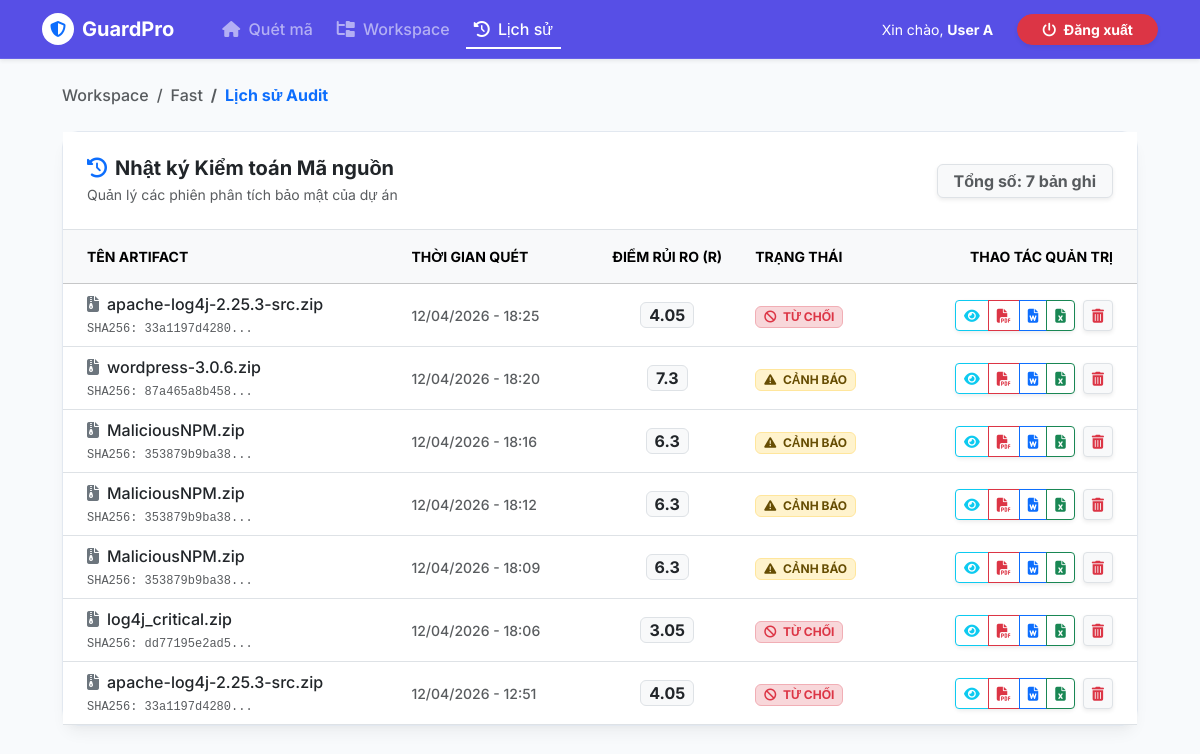
The page /project/1/history (signed in) on the database its author committed.
### security_gate/database/models.py (models this page shows)
class User(Base):
    __tablename__ = "users"
    id = Column(Integer, primary_key=True, index=True)
    email = Column(String, unique=True, index=True)
    hashed_password = Column(String)
    full_name = Column(String)
    is_active = Column(Boolean, default=True)
    role = Column(Enum(UserRole), default=UserRole.MEMBER)
    org_id = Column(Integer, ForeignKey("organizations.id"), index=True)
    organization = relationship("Organization", back_populates="users")
    projects_created = relationship(
        "Project",
        back_populates="creator",
        foreign_keys="[Project.creator_id]"
    )

class Project(Base):
    __tablename__ = "projects"
    id = Column(Integer, primary_key=True, index=True)
    name = Column(String, index=True)
    description = Column(String)
    organization_id = Column(Integer, ForeignKey("organizations.id"), index=True)
    owner_id = Column(Integer, ForeignKey("users.id"), index=True)
    creator_id = Column(Integer, ForeignKey("users.id")) # Đã xóa phần khai báo trùng lặp
    is_deleted = Column(Boolean, default=False)
    created_at = Column(DateTime, server_default=func.now())
    organization = relationship("Organization", back_populates="projects")
    owner = relationship("User", foreign_keys=[owner_id])
    creator = relationship("User", foreign_keys=[creator_id], back_populates="projects_created")
    scan_reports = relationship("ScanReport", back_populates="project")

class ScanReport(Base):
    __tablename__ = "scan_reports"
    id = Column(Integer, primary_key=True, index=True)
    project_id = Column(Integer, ForeignKey("projects.id"), index=True)
    artifact_name = Column(String)
    hash_sha256 = Column(String)
    score_cv = Column(Integer)
    score_cm = Column(Integer)
    score_ci = Column(Integer)
    score_cl = Column(Integer)
    final_score = Column(Integer)
    decision = Column(String)
    scan_date = Column(DateTime, server_default=func.now())
    is_deleted = Column(Boolean, default=False)
    project = relationship("Project", back_populates="scan_reports")

### security_gate/api/ui_routes.py (the view)
@router.get("/project/{project_id}/history", response_class=HTMLResponse)
async def project_history_page(request: Request, project_id: int, db: Session = Depends(get_db)):
    try:
        user_id = request.session.get("user_id")
        if not user_id:
            return RedirectResponse(url="/login", status_code=status.HTTP_303_SEE_OTHER)
        current_user = db.query(User).filter(User.id == user_id).first()
        if not current_user:
            return RedirectResponse(url="/login", status_code=status.HTTP_303_SEE_OTHER)
        project = db.query(Project).filter(Project.id == project_id, Project.is_deleted == False).first()
        if not project:
            return RedirectResponse(url="/management", status_code=status.HTTP_303_SEE_OTHER)
        if current_user.role in ["admin", UserRole.ADMIN]:
            if project.organization_id != current_user.org_id:
                return RedirectResponse(url="/management?error=idor_blocked", status_code=status.HTTP_303_SEE_OTHER)
        else:
            if project.owner_id != current_user.id and project.creator_id != current_user.id:
                return RedirectResponse(url="/management?error=idor_blocked", status_code=status.HTTP_303_SEE_OTHER)
        scan_history = db.query(ScanReport).filter(ScanReport.project_id == project_id).filter(ScanReport.is_deleted == False).order_by(ScanReport.scan_date.desc()).all()
        return templates.TemplateResponse("history.html", {
            "request": request,
            "project": project,
            "scan_history": scan_history,
            "user": current_user
        })
    except Exception as e:
        error_trace = traceback.format_exc()
        logging.error(f"CRITICAL ERROR in /history: \n{error_trace}")
        return HTMLResponse(
            content=f"<h2>Lỗi Backend: {str(e)}</h2><pre>{error_trace}</pre>",
            status_code=500
        )

### security_gate/templates/history.html (shortened to what this page needs)
<!DOCTYPE html>
<html lang="vi">
<head>
    <link href="https://cdn.jsdelivr.net/npm/bootstrap@5.3.2/dist/css/bootstrap.min.css" rel="stylesheet">
    <link rel="stylesheet" href="https://cdnjs.cloudflare.com/ajax/libs/font-awesome/6.4.0/css/all.min.css">
</head>
<body data-logged-in="{% if user %}true{% else %}false{% endif %}">
    <nav class="navbar navbar-expand-lg navbar-dark navbar-custom shadow-sm sticky-top">
        <div class="container-lg">
            <a class="navbar-brand fw-bold d-flex align-items-center" href="/">
                <div class="bg-white rounded-circle p-1 me-2 d-flex align-items-center justify-content-center" style="width: 32px; height: 32px;">
                    <i class="fa-solid fa-shield-halved text-primary fs-6"></i>
                </div>
                GuardPro
            </a>
            <div class="collapse navbar-collapse" id="navMenu">
                <ul class="navbar-nav me-auto mb-2 mb-lg-0 ms-lg-4 gap-2">
                    <li class="nav-item">
                        <a class="nav-link fw-medium" href="/project/{{ project.id }}"><i class="fa-solid fa-house me-1"></i> Quét mã</a>
                    </li>
                    <li class="nav-item">
                        <a class="nav-link fw-medium" href="/management"><i class="fa-solid fa-folder-tree me-1"></i> Workspace</a>
                    </li>
                    <li class="nav-item">
                        <a class="nav-link active fw-medium" href="/project/{{ project.id }}/history"><i class="fa-solid fa-clock-rotate-left me-1"></i> Lịch sử</a>
                    </li>
                </ul>
                <div class="d-flex gap-2">
                    {% if user %}
                        <span class="text-white me-3 small align-self-center d-none d-md-inline">Xin chào, <strong>{{ user.full_name or user.email }}</strong></span>
                        <a href="/logout" class="btn btn-danger btn-sm px-4 fw-bold rounded-pill shadow-sm"><i class="fa-solid fa-power-off me-1"></i> Đăng xuất</a>
                    {% else %}
                        <a href="/login" class="btn btn-outline-light btn-sm px-4 fw-bold rounded-pill">Đăng nhập</a>
                        <a href="/register" class="btn btn-light btn-sm px-4 fw-bold rounded-pill" style="color: var(--brand-primary);">Đăng ký</a>
                    {% endif %}
                </div>
            </div>
        </div>
    </nav>
    <main class="container-lg mt-4 mb-5" style="max-width: 1100px;">
        <nav aria-label="breadcrumb" class="mb-4">
            <ol class="breadcrumb small fw-medium">
                <li class="breadcrumb-item"><a href="/management" class="text-decoration-none text-muted">Workspace</a></li>
                <li class="breadcrumb-item"><a href="/project/{{ project.id }}" class="text-decoration-none text-muted">{{ project.name }}</a></li>
                <li class="breadcrumb-item text-primary fw-bold" aria-current="page">Lịch sử Audit</li>
            </ol>
        </nav>
        <div class="saas-card mt-4 mb-5">
            <div class="card-header bg-white p-4 border-bottom d-flex justify-content-between align-items-center">
                <div>
                    <h5 class="fw-bold mb-1 text-dark"><i class="fa-solid fa-clock-rotate-left me-2 text-primary"></i>Nhật ký Kiểm toán Mã nguồn</h5>
                    <p class="small text-muted mb-0">Quản lý các phiên phân tích bảo mật của dự án</p>
                </div>
                <span class="badge bg-light text-muted border px-3 py-2 shadow-sm fs-6">Tổng số: {{ scan_history|length }} bản ghi</span>
            </div>
            {% if scan_history %}
            <div class="table-responsive">
                <table class="table table-hover align-middle mb-0">
                    <thead class="table-light text-muted small text-uppercase">
                        <tr>
                            <th class="ps-4 py-3">Tên Artifact</th>
                            <th class="py-3">Thời gian quét</th>
                            <th class="py-3 text-center">Điểm rủi ro (R)</th>
                            <th class="py-3">Trạng thái</th>
                            <th class="text-end pe-4 py-3">Thao tác quản trị</th>
                        </tr>
                    </thead>
                    <tbody>
                        {% for report in scan_history %}
                        <tr>
                            <td class="ps-4 fw-medium text-dark">
                                <i class="fa-solid fa-file-zipper text-secondary me-2"></i>{{ report.artifact_name }}
                                <div class="small text-muted font-monospace mt-1" style="font-size: 0.75rem;">SHA256: {{ report.hash_sha256[:12] }}...</div>
                            </td>
                            <td class="small text-muted fw-medium">{{ report.scan_date.strftime('%d/%m/%Y - %H:%M') }}</td>
                            <td class="text-center">
                                <span class="badge bg-light text-dark border px-2 py-1 fs-6">{{ report.final_score }}</span>
                            </td>
                            <td>
                                {% if report.decision == 'APPROVED' %}
                                    <span class="badge bg-success-subtle text-success border border-success-subtle px-2 py-1"><i class="fa-solid fa-check me-1"></i> TIN DÙNG</span>
                                {% elif report.decision == 'PENDING_REVIEW' %}
                                    <span class="badge bg-warning text-dark border border-warning px-2 py-1" title="Bị trừ điểm do mất mạng"><i class="fa-solid fa-user-shield me-1"></i> CHỜ DUYỆT</span>
                                {% elif report.decision == 'PENDING' %}
                                    <span class="badge bg-warning-subtle text-warning-emphasis border border-warning-subtle px-2 py-1"><i class="fa-solid fa-triangle-exclamation me-1"></i> CẢNH BÁO</span>
                                {% else %}
                                    <span class="badge bg-danger-subtle text-danger border border-danger-subtle px-2 py-1"><i class="fa-solid fa-ban me-1"></i> TỪ CHỐI</span>
                                {% endif %}
                            </td>
                            <td class="text-end pe-4">
                                <div class="d-flex justify-content-end gap-2">
                                    <div class="btn-group shadow-sm" role="group">
                                        <button type="button" class="btn btn-sm btn-outline-info action-btn"
                                                data-id="{{ report.id }}" data-artifact="{{ report.artifact_name }}" data-hash="{{ report.hash_sha256 }}"
                                                data-score="{{ report.final_score }}" data-decision="{{ report.decision }}"
                                                data-cv="{{ report.score_cv }}" data-cm="{{ report.score_cm }}"
                                                data-ci="{{ report.score_ci }}" data-cl="{{ report.score_cl }}"
                                                onclick="viewHistoryDetail(this)" title="Xem Biểu đồ chi tiết">
                                            <i class="fa-solid fa-eye"></i>
                                        </button>
                                        <a href="/api/v1/export/{{ report.id }}?format=pdf" class="btn btn-sm btn-outline-danger action-btn" title="Xuất PDF"><i class="fa-solid fa-file-pdf"></i></a>
                                        <a href="/api/v1/export/{{ report.id }}?format=word" class="btn btn-sm btn-outline-primary action-btn" title="Xuất Word"><i class="fa-solid fa-file-word"></i></a>
                                        <a href="/api/v1/export/{{ report.id }}?format=excel" class="btn btn-sm btn-outline-success action-btn" title="Xuất Excel"><i class="fa-solid fa-file-excel"></i></a>
                                    </div>
                                    <form action="/delete_report/{{ report.id }}" method="POST" class="m-0" onsubmit="return confirm('Cảnh báo:\nBạn có chắc chắn muốn xóa vĩnh viễn kết quả kiểm toán này?\nHành động này không thể hoàn tác.');">
                                        <button type="submit" class="btn btn-sm btn-light border text-danger shadow-sm action-btn" title="Xóa bản ghi"><i class="fa-solid fa-trash-can"></i></button>
                                    </form>
                                </div>
                            </td>
                        </tr>
                        {% endfor %}
                    </tbody>
                </table>
            </div>
            {% endif %}
        </div>
    </main>
</body>
</html>

### security_gate/templates/history.html (style rules this page uses)
:root { --brand-primary: #4f46e5; --brand-secondary: #4338ca; --bg-body: #f8fafc; --card-shadow: 0 10px 15px -3px rgba(0, 0, 0, 0.05), 0 4px 6px -2px rgba(0, 0, 0, 0.025); }
body { font-family: 'Inter', sans-serif; background-color: var(--bg-body); color: #334155; }
.navbar-custom { background: rgba(79, 70, 229, 0.95) !important; backdrop-filter: blur(10px); border-bottom: 1px solid rgba(255,255,255,0.1); }
.navbar-nav .nav-link.active { border-bottom: 2px solid white; padding-bottom: 6px; }
.saas-card { background: #fff; border-radius: 1rem; border: 1px solid #e2e8f0; box-shadow: var(--card-shadow); }
.action-btn { transition: all 0.2s ease; }

### rows shown on the page
User: full_name "User A"
Project: name "Fast"
ScanReport: artifact_name "apache-log4j-2.25.3-src.zip", hash_sha256 "33a1197d4280", scan_date "12/04/2026 - 18:25", final_score "4.05", decision "REJECTED" (drawn)
ScanReport: artifact_name "wordpress-3.0.6.zip", hash_sha256 "87a465a8b458", scan_date "12/04/2026 - 18:20", final_score "7.3", decision "PENDING" (drawn)
ScanReport: artifact_name "MaliciousNPM.zip", hash_sha256 "353879b9ba38", scan_date "12/04/2026 - 18:16", final_score "6.3", decision "PENDING" (drawn)
ScanReport: artifact_name "MaliciousNPM.zip", hash_sha256 "353879b9ba38", scan_date "12/04/2026 - 18:12", final_score "6.3", decision "PENDING" (drawn)
ScanReport: artifact_name "MaliciousNPM.zip", hash_sha256 "353879b9ba38", scan_date "12/04/2026 - 18:09", final_score "6.3", decision "PENDING" (drawn)
ScanReport: artifact_name "log4j_critical.zip", hash_sha256 "dd77195e2ad5", scan_date "12/04/2026 - 18:06", final_score "3.05", decision "REJECTED" (drawn)
ScanReport: artifact_name "apache-log4j-2.25.3-src.zip", hash_sha256 "33a1197d4280", scan_date "12/04/2026 - 12:51", final_score "4.05", decision "REJECTED" (drawn)

### other values the page prints
{{ scan_history|length }} "7"
